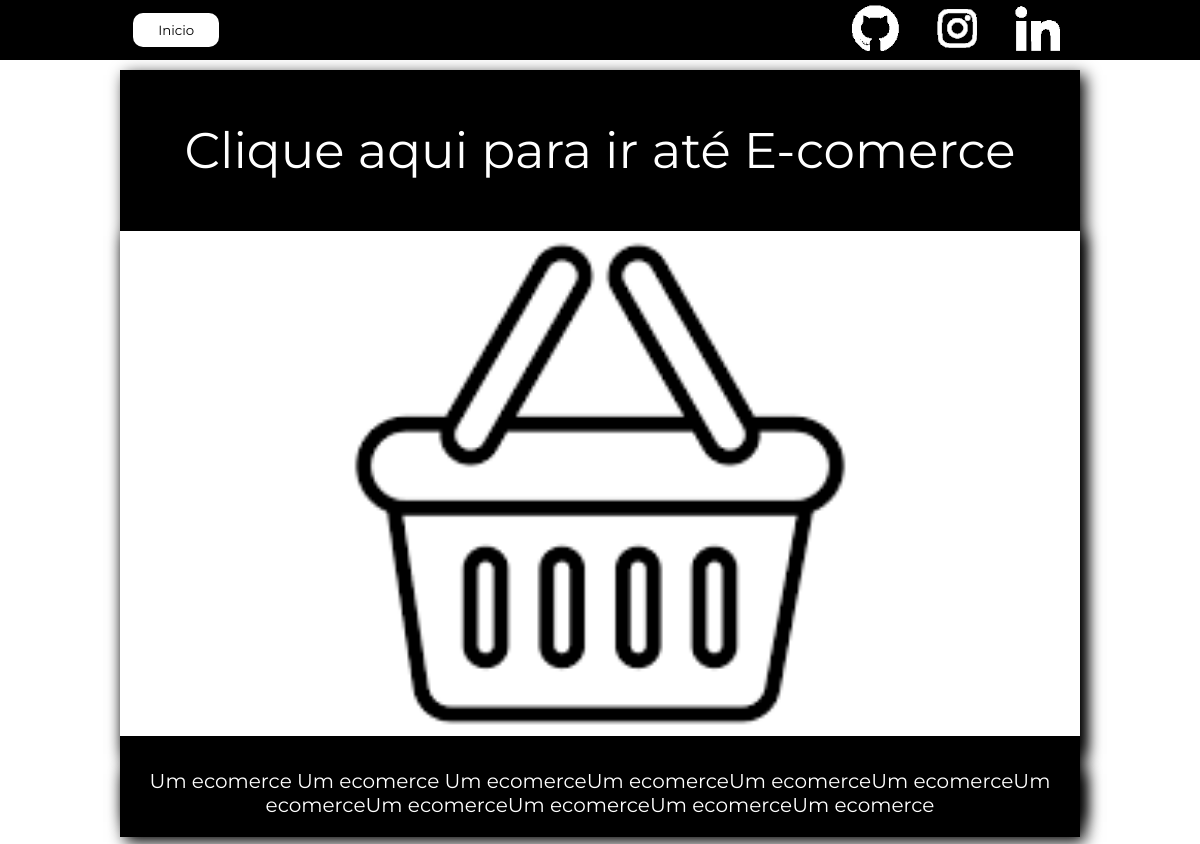
/projeto/e-comerce, run on an earlier commit of the app's database.
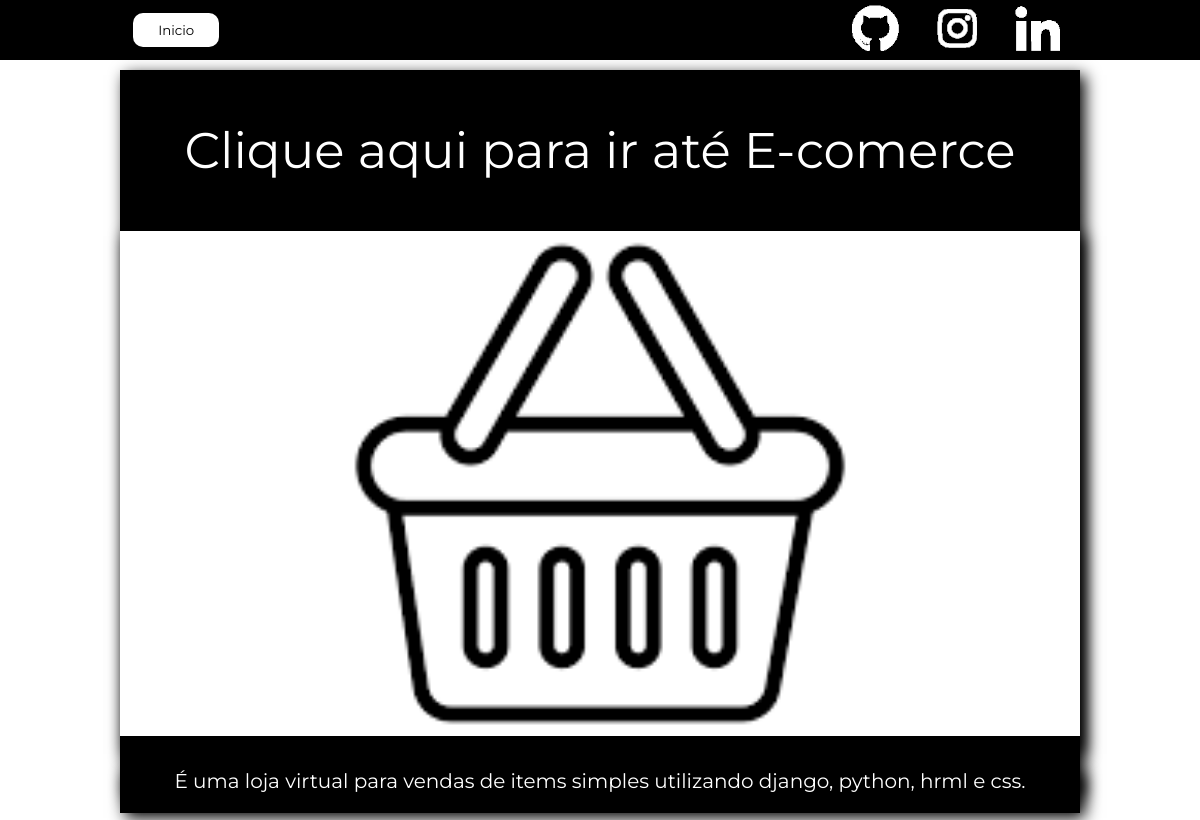
And on a later commit of the database.
### paginas/models.py (models this page shows, shortened)
class Projeto(models.Model):
    nome = models.CharField(max_length=255)
    thumbnailHome = models.ImageField(upload_to='images', blank=True,null=True)
    projlink = models.CharField(max_length=255, blank=True, null=True)
    thumbnailDetail = models.ImageField(upload_to='images', blank=True,null=True)
    slug = models.SlugField(max_length=255, unique=True)
    descricao = models.CharField(max_length=255)
    tec_nome = models.ManyToManyField(Tecnologias)

### paginas/views.py (the view)
# urls.py: path('projeto/<slug:slug>', views.projeto, name="projeto" )
def projeto(request, slug):
    projetos = Projeto.objects.get(slug=slug)
    context = {'projetos':projetos}
    return render(request,'paginas/projeto.html', context)

### paginas/templates/paginas/projeto.html
{% extends 'paginas/main.html' %}
{% load static %}
{% block content %}
    <main class="projectdetailbody">
        <section>
            <div class="maincontainer">
                <div class="nameitem">
                {% if projetos.projlink == null%}
                     <p><a class="nameitemhref" href="#">Clique aqui para ir até {{projetos.nome}}</a></p>
                {% else %}
                    <p><a class="nameitemhref" href="{{projetos.projlink}}">Clique aqui para ir até {{projetos.nome}}</a></p>
                    </div>
                {% endif %}
                <div class="imageitem">
                    <img style="width: 80vw;" src="{{projetos.thumbnailDetail.url}}" alt=""></a>
                </div>
                <div class="descriptionitem">
                    <p>{{projetos.descricao}}</p>
                </div>
            </div>
        </section>
    </main>
{% endblock %}

What changed in the data, as far as the page shows it:
changed Projeto "E-comerce": descricao "Um ecomerce Um ecomerce Um ecomerceUm ecomerceUm ecomerceUm ecomerceUm ecomerceUm ecomerceUm ecomerceUm ecomerceUm ecomerce" → "É uma loja virtual para vendas de items simples utilizando django, python, hrml e css."
